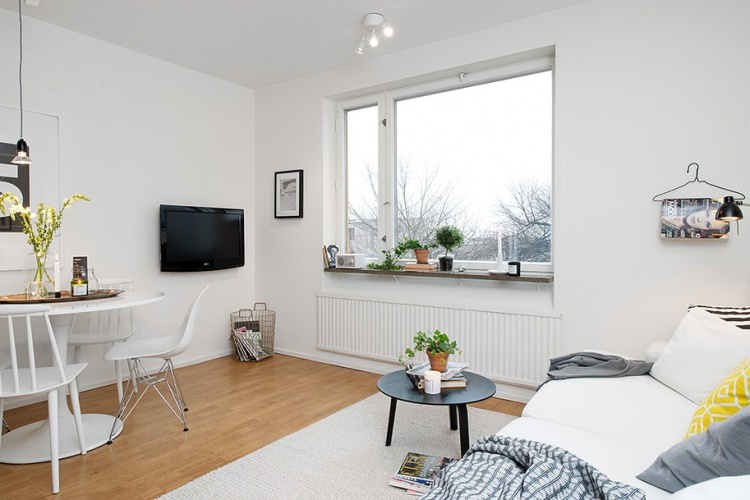
#> input picture badfcb.jpg, 750 x 500 px; its folder holds 5 pictures in this run
$ python -i main.py   (imports and definitions only)   (Python 2 division)
#> lines starting #> are read from the running program, lines starting #| are printed output that depends on the picture
#!/usr/bin/python
# -*- coding: utf-8 -*-

import os, cv2
import cv2.cv as cv
import numpy as np
from tkinter.ttk import *
# from Tkinter.Ttk import *
import Tkinter as tk
# [4 lines of commented-out code are left out]
from dialog import *
from PIL import Image, ImageTk
import Image, ImageTk
import curtain

list1 = ["10.jpg", "big", "mosaic1.jpg", "mosaic.jpg"]

x1 = 316  # 150
y1 = 42  # 150
x2 = 560  # 350
y2 = 42  # 150
x3 = 316  # 150
y3 = 290  # 280
x4 = 560  # 350
y4 = 290  # 280
xt1 = 316  # 150
yt1 = 96  # 150
xt2 = 560  # 350
yt2 = 40  # 150
xt3 = 316  # 150
yt3 = 274  # 280
xt4 = 560  # 350
yt4 = 290  # 280
temp_name = ''
current = -1


# класс главного окна
class main:
    # [107 lines left out: functions __init__, chang_rect, get_selected, not called in this run]

    def cbt(self):
        print "variable is", var_trans.get()

    # [14 lines left out: functions openDialog, exitMethod, not called in this run]


# создание окна
# [1 line not run here, left out]
# Set up GUI
# window = tk.Tk()  #Makes main window
# window.wm_title("Digital Microscope")
# window.config(background="#FFFFFF")

# Graphics window
# [1 line that did not run here, left out]
# [1 line not run here, left out]

# Capture frames
# [1 line that did not run here, left out]
# [1 line not run here, left out]


def show_frame():
    global x1, y1, x2, y2, x3, y3, x4, y4, img2, current, temp_name, var_trans
    global xt1, yt1, xt2, yt2, xt3, yt3, xt4, yt4
    # current = 1
    frame = cv2.imread('badfcb.jpg')
#> frame is the input picture: shape (500, 750, 3); mean B, G, R 183, 188.4, 192.1
    pts = np.array([[xt1, yt1], [xt2, yt2], [xt4, yt4], [xt3, yt3]], np.int32)
    pts1 = np.array([[x1 - x1, y1 - y1], [x2 - x1, y2 - y1], [x4 - x1, y4 - y1], [x3 - x1, y3 - y1]], np.float32)
    pts2 = np.array([[xt1 - x1, yt1 - y1], [xt2 - x1, yt2 - y1], [xt4 - x1, yt4 - y1], [xt3 - x1, yt3 - y1]],
                    np.float32)
    if current == -1:
        cv2.rectangle(frame, (x1, y1), (x4, y4), (0, 255, 0), 3)
        # Draw a polygon
        # pts = np.array([[xt1,yt1],[xt2,yt2],[xt4,yt4],[xt3,yt3]], np.int32)
        pts = pts.reshape((-1, 1, 2))
        cv2.polylines(frame, [pts], True, (0, 255, 255))
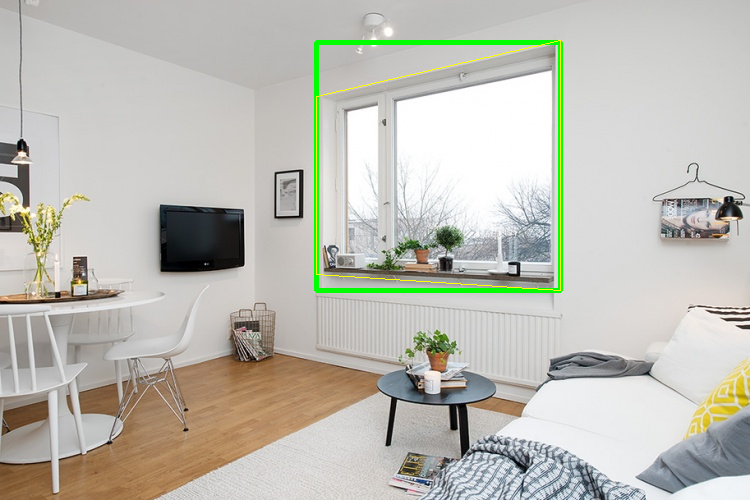
#> frame: shape (500, 750, 3); mean B, G, R 180.2, 189.2, 189.8
    elif current >= 0:
        imgc = curtain.Curtain(temp_name)
        rows, cols, channels = frame.shape
        roi = np.zeros((rows, cols, channels), dtype=np.uint8)
        h1, w1 = frame.shape[:2]
        # pts1 = np.array([[0,0],[w1,0],[w1,h1],[0,h1]], np.float32)
        if current == 0:
            roir = imgc.fillrec(((y4 - y1), (x4 - x1)))
        elif current == 1:
            roir = imgc.croprec(((y4 - y1), (x4 - x1)))
        elif current == 2:
            roir = imgc.mosaicrec(((y4 - y1), (x4 - x1)))
        cv2.imshow("test-main", roir)
        # roir = imgc.perspective(roir,pts1,pts2,250,244)#,((y4 - y1), (x4 - x1)))
        # r = cv2.boundingRect(pts)
        dst = np.zeros(((y4 - y1), (x4 - x1)), dtype=np.uint8)
        # dst((x1, y1, cols, rows)).copyTo(frame)
        # dst.copyTo(frame((x1, y1, cols, rows)))
        # crop1 = frame[0:delt, 0:w ]
        dst = frame[y1: y4, x1: x4]
        cv2.imshow("test-main-dst", dst)
        roir = imgc.perspective_t(pts1, pts2, roir, dst)
        img2 = np.zeros((h1, w1, channels), np.uint8)
        img2[0:h1, 0:w1, :3] = [255, 255, 255]
        x_offset = x1  # 330
        y_offset = y1  # 5
        img2[y_offset:y_offset + roir.shape[0], x_offset:x_offset + roir.shape[1]] = roir
        if var_trans.get() == 1:
            ###############################################################
            # # version with transparency
            rows, cols, channels = img2.shape
            roi = frame[0:rows, 0:cols]
            img2gray = cv2.cvtColor(img2, cv.CV_BGR2GRAY)
            ret, mask = cv2.threshold(img2gray, 210, 255, cv2.THRESH_BINARY_INV)
            mask_inv = cv2.bitwise_not(mask)
            img1_bg = cv2.bitwise_and(roi, roi, mask=mask_inv)
            img2_fg = cv2.bitwise_and(img2, img2, mask=mask)
            dst = cv2.add(img1_bg, img2_fg)
            frame[0:rows, 0:cols] = dst
            # #########################################################
        else:
            frame[y_offset:y_offset + roir.shape[0], x_offset:x_offset + roir.shape[1]] = roir
            # for c in range(0,2):
            #     frame[y_offset:y_offset + roir.shape[0], x_offset:x_offset + roir.shape[1],c] =\
            #     roir[:,:,c] * (roir[:,:,3]/255.0)+frame[y_offset:y_offset+roir.shape[0], x_offset:x_offset+roir.shape[1], c] * (1.0 - roir[:,:,3]/255.0)

    cv2image = cv2.cvtColor(frame, cv2.COLOR_BGR2RGBA)
    img = Image.fromarray(cv2image)
#> (the run stopped early here; a loop or call above may not have finished)
